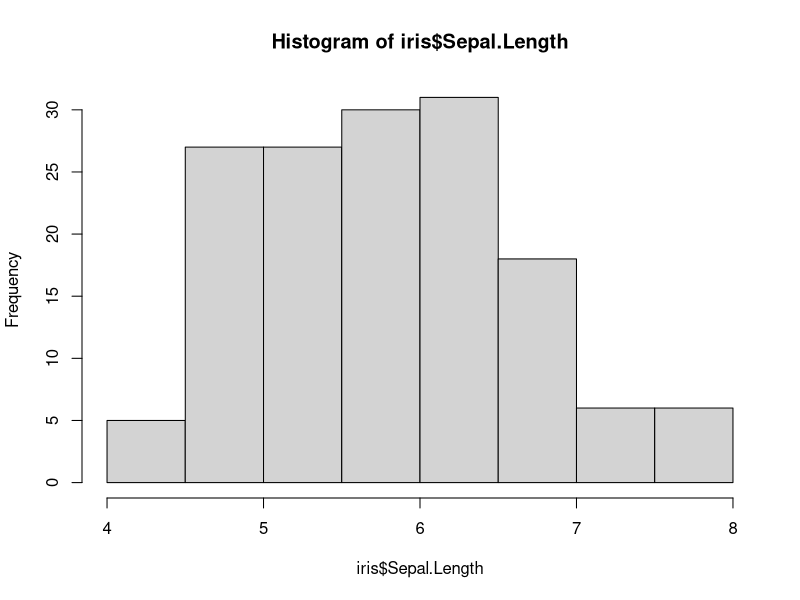
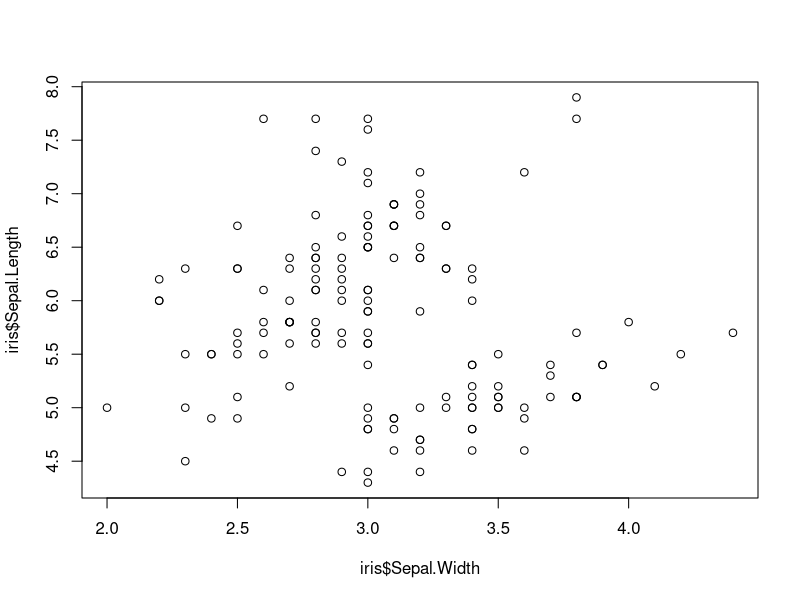

Generate these figures, in order, with R:
## ---- chunk 1
knitr::opts_chunk$set(echo = TRUE)
## ---- chunk 2
str(iris)
summary(iris)
## ---- chunk 3
median(iris$Petal.Width)
## ---- chunk 4
hist(iris$Sepal.Length)
## ---- chunk 5
plot(iris$Sepal.Width,iris$Sepal.Length)
